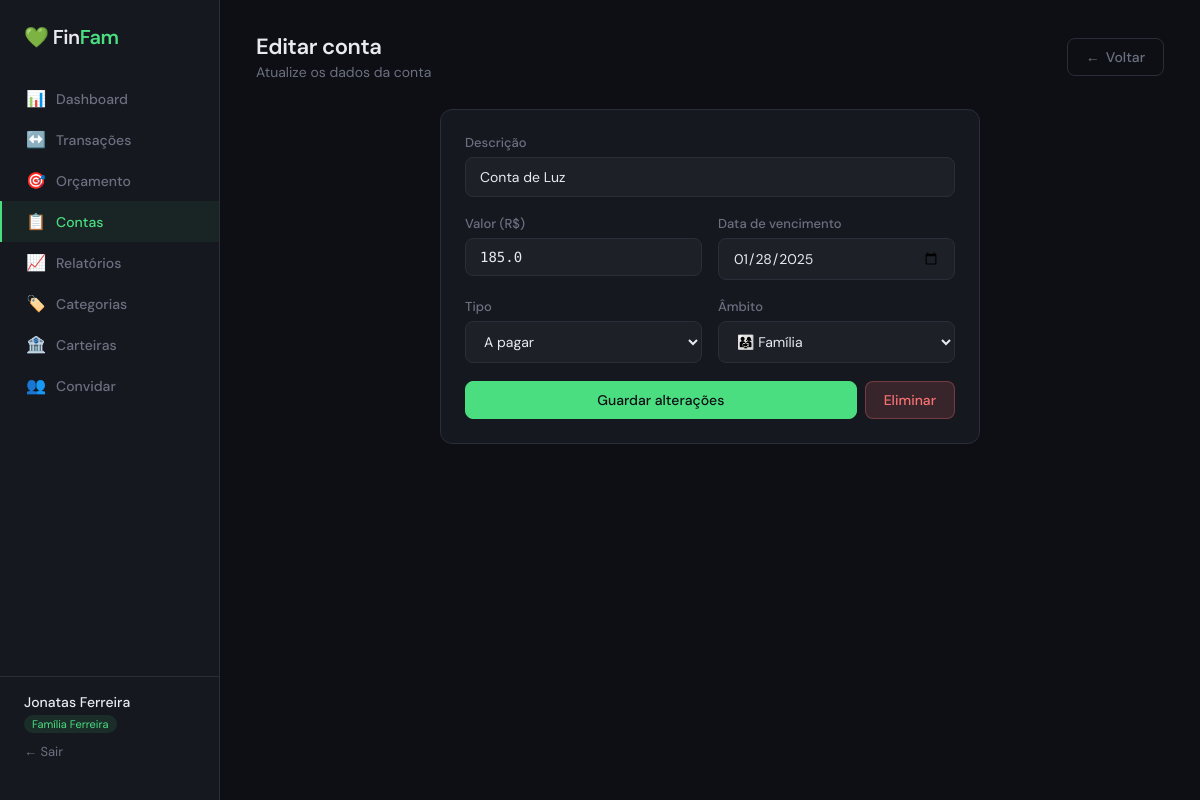
The app's page /bills/1/edit (signed in) with its own data.
### app/models.py (models this page shows, shortened)
class User(UserMixin, db.Model):
    __tablename__ = 'users'
    id = db.Column(db.Integer, primary_key=True)
    name = db.Column(db.String(100), nullable=False)
    email = db.Column(db.String(150), unique=True, nullable=False)
    password_hash = db.Column(db.String(256), nullable=False)
    role = db.Column(db.String(10), default='member')  # 'admin' or 'member'
    family_id = db.Column(db.Integer, db.ForeignKey('families.id'), nullable=True)
    created_at = db.Column(db.DateTime, default=datetime.utcnow)
    family = db.relationship('Family', back_populates='members')
    transactions = db.relationship('Transaction', back_populates='user')
    bills = db.relationship('Bill', back_populates='user')
    @property
    def is_admin(self):
        return self.role == 'admin'

class Family(db.Model):
    __tablename__ = 'families'
    id = db.Column(db.Integer, primary_key=True)
    name = db.Column(db.String(100), nullable=False)
    invite_token = db.Column(db.String(64), unique=True, default=lambda: secrets.token_urlsafe(32))
    created_at = db.Column(db.DateTime, default=datetime.utcnow)
    members = db.relationship('User', back_populates='family')
    categories = db.relationship('Category', back_populates='family')
    transactions = db.relationship('Transaction', back_populates='family')
    budgets = db.relationship('Budget', back_populates='family')
    bills = db.relationship('Bill', back_populates='family')
    bank_accounts = db.relationship('BankAccount', back_populates='family')

class Bill(db.Model):
    __tablename__ = 'bills'
    id = db.Column(db.Integer, primary_key=True)
    description = db.Column(db.String(200), nullable=False)
    amount = db.Column(db.Float, nullable=False)
    due_date = db.Column(db.Date, nullable=False)
    paid = db.Column(db.Boolean, default=False)
    paid_at = db.Column(db.DateTime, nullable=True)
    type = db.Column(db.String(10), default='payable')  # 'payable' or 'receivable'
    scope = db.Column(db.String(10), default='personal')  # 'personal' or 'family'
    recurrence_rule = db.Column(db.String(20), nullable=True)
    next_recurrence_date = db.Column(db.Date, nullable=True)
    user_id = db.Column(db.Integer, db.ForeignKey('users.id'), nullable=False)
    family_id = db.Column(db.Integer, db.ForeignKey('families.id'), nullable=False)
    user = db.relationship('User', back_populates='bills')
    family = db.relationship('Family', back_populates='bills')

### app/routes/budget_bills_reports.py (the view, shortened to what this page needs)
@bills_bp.route('/bills/<int:id>/edit', methods=['GET', 'POST'])
@login_required
def edit(id):
    bill = Bill.query.get_or_404(id)
    if bill.family_id != current_user.family_id:
        flash('Sem permissao.', 'danger')
        return redirect(url_for('bills.index'))
    return render_template('bills/form.html', bill=bill)

### app/templates/bills/form.html (shortened to what this page needs)
{% extends 'base.html' %}
{% block content %}
<div class="page-header">
  <div>
    <h1 class="page-title">{{ 'Editar conta' if bill else 'Nova conta' }}</h1>
    <div class="page-subtitle">{{ 'Atualize os dados da conta' if bill else 'Registe uma conta a pagar ou receber' }}
    </div>
  </div>
  <a href="{{ url_for('bills.index') }}" class="btn btn-ghost">
    <span aria-hidden="true">←</span> Voltar
  </a>
</div>
<div class="card mx-auto" style="max-width:540px;">
  <form method="POST">
    <div class="form-group">
      <label for="desc-input" class="form-label">Descrição</label>
      <input type="text" id="desc-input" name="description" class="form-control" placeholder="ex: Renda de março"
        value="{{ bill.description if bill else '' }}" required autofocus>
    </div>
    <div class="form-row">
      <div class="form-group">
        <label for="amount-input" class="form-label">Valor (R$)</label>
        <input type="number" id="amount-input" name="amount" class="form-control mono" step="0.01" min="0.01"
          placeholder="0.00" value="{{ bill.amount if bill else '' }}" required>
      </div>
      <div class="form-group">
        <label for="date-input" class="form-label">Data de vencimento</label>
        <input type="date" id="date-input" name="due_date" class="form-control"
          value="{{ bill.due_date.isoformat() if bill else '' }}" required>
      </div>
    </div>
    <div class="form-row">
      <div class="form-group">
        <label for="type-select" class="form-label">Tipo</label>
        <select id="type-select" name="type" class="form-control">
          <option value="payable" {% if bill and bill.type=='payable' %}selected{% endif %}>A pagar</option>
        </select>
      </div>
      <div class="form-group">
        <label for="scope-select" class="form-label">Âmbito</label>
        <select id="scope-select" name="scope" class="form-control">
          <option value="family" {% if bill and bill.scope=='family' %}selected{% endif %}>👨‍👩‍👧 Família</option>
        </select>
      </div>
    </div>
    <div class="flex gap-2">
      <button type="submit" class="btn btn-primary w-full text-center">
        {{ 'Guardar alterações' if bill else 'Registar conta' }}
      </button>
      {% if bill %}
      <div class="flex ml-auto">
        <button type="button" class="btn btn-danger"
          onclick="document.getElementById('delete-form').dispatchEvent(new Event('submit', {cancelable: true, bubbles: true}))">Eliminar</button>
      </div>
      {% endif %}
    </div>
  </form>
</div>
{% endblock %}

### app/templates/base.html (shortened to what this page needs)
<!DOCTYPE html>
<html lang="pt">
<head>
  <link rel="stylesheet" href="{{ url_for('static', filename='css/style.css') }}">
</head>
<body hx-ext="preload">
  {% if current_user.is_authenticated %}
  <aside class="sidebar" id="sidebar" role="navigation" aria-label="Menu Principal">
    <div class="sidebar-logo" style="display:flex; justify-content:space-between; width:100%;">
      <div aria-hidden="true">💚 <span>Fin</span>Fam</div>
    </div>
    <nav class="sidebar-nav">
      <a href="{{ url_for('dashboard.index') }}"
        class="nav-item {% if request.endpoint == 'dashboard.index' %}active{% endif %}">
        <span class="icon" aria-hidden="true">📊</span> Dashboard
      </a>
      <a href="{{ url_for('transactions.index') }}"
        class="nav-item {% if 'transactions' in request.endpoint %}active{% endif %}">
        <span class="icon" aria-hidden="true">↔️</span> Transações
      </a>
      <a href="{{ url_for('budget.index') }}" class="nav-item {% if 'budget' in request.endpoint %}active{% endif %}">
        <span class="icon" aria-hidden="true">🎯</span> Orçamento
      </a>
      <a href="{{ url_for('bills.index') }}" class="nav-item {% if 'bills' in request.endpoint %}active{% endif %}">
        <span class="icon" aria-hidden="true">📋</span> Contas
      </a>
      <a href="{{ url_for('reports.index') }}" class="nav-item {% if 'reports' in request.endpoint %}active{% endif %}">
        <span class="icon" aria-hidden="true">📈</span> Relatórios
      </a>
      <a href="{{ url_for('categories.index') }}"
        class="nav-item {% if 'categories' in request.endpoint %}active{% endif %}">
        <span class="icon" aria-hidden="true">🏷️</span> Categorias
      </a>
      <a href="{{ url_for('accounts.index') }}"
        class="nav-item {% if 'accounts' in request.endpoint %}active{% endif %}">
        <span class="icon" aria-hidden="true">🏦</span> Carteiras
      </a>
      {% if current_user.is_admin %}
      <a href="{{ url_for('auth.invite') }}"
        class="nav-item {% if request.endpoint == 'auth.invite' %}active{% endif %}">
        <span class="icon" aria-hidden="true">👥</span> Convidar
      </a>
      {% endif %}
    </nav>
    <div class="sidebar-footer">
      <div class="user-name">{{ current_user.name }}</div>
      {% if current_user.family %}
      <span class="family-badge">{{ current_user.family.name }}</span>
      {% endif %}
      <a href="{{ url_for('auth.logout') }}" class="logout-link">← Sair</a>
    </div>
  </aside>
  {% endif %}
  <main class="main" id="main-content" >
    <div id="content-container">
      {% block content %}{% endblock %}
    </div>
  </main>
</body>
</html>

### app/static/css/style.css (style rules this page uses)
:root { --bg: #0e0f14; --surface: #16181f; --surface2: #1e2028; --border: #2a2d3a; --text: #e8eaf0; --muted: #6b7080; --accent: #4ade80; --accent2: #f87171; --accent3: #60a5fa; --income: #4ade80; --expense: #f87171; --warning: #fbbf24; --radius: 12px; --radius-sm: 8px; }
* { box-sizing: border-box; margin: 0; padding: 0; }
body { font-family: 'DM Sans', sans-serif; background: var(--bg); color: var(--text); min-height: 100vh; display: flex; }
.sidebar { width: 220px; min-height: 100vh; background: var(--surface); border-right: 1px solid var(--border); display: flex; flex-direction: column; padding: 24px 0; position: fixed; top: 0; left: 0; bottom: 0; z-index: 100; transition: transform 0.3s ease; }
.sidebar-logo { padding: 0 24px 28px; font-size: 20px; font-weight: 600; letter-spacing: -0.5px; color: var(--accent); display: flex; align-items: center; gap: 8px; }
.sidebar-logo span { color: var(--text); }
.sidebar-nav { flex: 1; overflow-y: auto; }
.nav-item { display: flex; align-items: center; gap: 10px; padding: 10px 24px; color: var(--muted); text-decoration: none; font-size: 14px; font-weight: 500; transition: all 0.15s; border-left: 2px solid transparent; }
.nav-item.active { color: var(--accent); border-left-color: var(--accent); background: rgba(74, 222, 128, 0.06); }
.nav-item .icon { font-size: 16px; width: 20px; text-align: center; }
.sidebar-footer { padding: 16px 24px; border-top: 1px solid var(--border); font-size: 13px; }
.user-name { color: var(--text); font-weight: 500; font-size: 14px; }
.family-badge { display: inline-block; margin-top: 4px; font-size: 11px; color: var(--accent); background: rgba(74, 222, 128, 0.1); padding: 2px 8px; border-radius: 20px; }
.logout-link { display: block; margin-top: 10px; color: var(--muted); font-size: 13px; text-decoration: none; }
.main { margin-left: 220px; flex: 1; padding: 32px 36px; min-height: 100vh; width: 100%; max-width: 100vw; transition: margin-left 0.3s ease; }
.page-header { margin-bottom: 28px; display: flex; align-items: center; justify-content: space-between; flex-wrap: wrap; gap: 16px; }
.page-title { font-size: 22px; font-weight: 600; letter-spacing: -0.4px; }
.page-subtitle { color: var(--muted); font-size: 14px; margin-top: 2px; }
.card { background: var(--surface); border: 1px solid var(--border); border-radius: var(--radius); padding: 24px; }
.btn { display: inline-flex; align-items: center; justify-content: center; gap: 6px; padding: 9px 18px; border-radius: var(--radius-sm); font-size: 14px; font-weight: 500; font-family: 'DM Sans', sans-serif; cursor: pointer; border: none; text-decoration: none; transition: all 0.15s; }
.btn-primary { background: var(--accent); color: #0e0f14; border: 1px solid var(--accent); }
.btn-ghost { background: transparent; color: var(--muted); border: 1px solid var(--border); }
.btn-danger { background: rgba(248, 113, 113, 0.15); color: var(--expense); border: 1px solid rgba(248, 113, 113, 0.3); }
.form-group { margin-bottom: 18px; display: flex; flex-direction: column; }
.form-label { display: block; font-size: 13px; font-weight: 500; color: var(--muted); margin-bottom: 6px; }
.form-control { width: 100%; padding: 10px 14px; background: var(--surface2); border: 1px solid var(--border); border-radius: var(--radius-sm); color: var(--text); font-family: 'DM Sans', sans-serif; font-size: 14px; transition: border-color 0.15s; }
.form-row { display: grid; grid-template-columns: 1fr 1fr; gap: 16px; }
.w-full { width: 100%; }
.mono { font-family: 'DM Mono', monospace; }
.text-center { text-align: center; }
.flex { display: flex; }
.gap-2 { gap: 8px; }
.mx-auto { margin-left: auto; margin-right: auto; }

### records on screen
User: name "Jonatas Ferreira"
Family: family.name "Família Ferreira"
Bill: description "Conta de Luz", amount "185.0", due_date "01/28/2025", type "A pagar", scope "👨‍👩‍👧 Família"

### other values on screen
{{ 'Editar conta' if bill else 'Nova conta' }} "Editar conta"
{{ 'Guardar alterações' if bill else 'Registar conta' }} "Guardar alterações"
